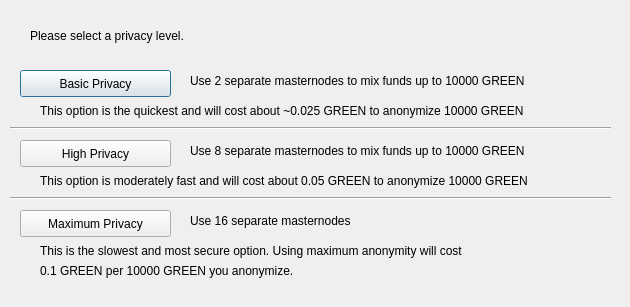
<?xml version="1.0" encoding="UTF-8"?>
<ui version="4.0">
 <class>ObfuscationConfig</class>
 <widget class="QDialog" name="ObfuscationConfig">
  <property name="geometry">
   <rect>
    <x>0</x>
    <y>0</y>
    <width>630</width>
    <height>307</height>
   </rect>
  </property>
  <property name="windowTitle">
   <string>Configure Obfuscation</string>
  </property>
  <widget class="QPushButton" name="buttonBasic">
   <property name="geometry">
    <rect>
     <x>20</x>
     <y>70</y>
     <width>151</width>
     <height>27</height>
    </rect>
   </property>
   <property name="text">
    <string>Basic Privacy</string>
   </property>
  </widget>
  <widget class="QPushButton" name="buttonHigh">
   <property name="geometry">
    <rect>
     <x>20</x>
     <y>140</y>
     <width>151</width>
     <height>27</height>
    </rect>
   </property>
   <property name="text">
    <string>High Privacy</string>
   </property>
  </widget>
  <widget class="QPushButton" name="buttonMax">
   <property name="geometry">
    <rect>
     <x>20</x>
     <y>210</y>
     <width>151</width>
     <height>27</height>
    </rect>
   </property>
   <property name="text">
    <string>Maximum Privacy</string>
   </property>
  </widget>
  <widget class="QLabel" name="label">
   <property name="geometry">
    <rect>
     <x>30</x>
     <y>20</y>
     <width>571</width>
     <height>31</height>
    </rect>
   </property>
   <property name="text">
    <string>Please select a privacy level.</string>
   </property>
  </widget>
  <widget class="QLabel" name="label_2">
   <property name="geometry">
    <rect>
     <x>190</x>
     <y>70</y>
     <width>421</width>
     <height>21</height>
    </rect>
   </property>
   <property name="text">
    <string>Use 2 separate masternodes to mix funds up to 10000 GREEN</string>
   </property>
  </widget>
  <widget class="QLabel" name="label_3">
   <property name="geometry">
    <rect>
     <x>190</x>
     <y>140</y>
     <width>411</width>
     <height>21</height>
    </rect>
   </property>
   <property name="text">
    <string>Use 8 separate masternodes to mix funds up to 10000 GREEN</string>
   </property>
  </widget>
  <widget class="QLabel" name="label_4">
   <property name="geometry">
    <rect>
     <x>190</x>
     <y>210</y>
     <width>421</width>
     <height>21</height>
    </rect>
   </property>
   <property name="text">
    <string>Use 16 separate masternodes</string>
   </property>
  </widget>
  <widget class="QLabel" name="label_6">
   <property name="geometry">
    <rect>
     <x>40</x>
     <y>100</y>
     <width>561</width>
     <height>21</height>
    </rect>
   </property>
   <property name="text">
    <string>This option is the quickest and will cost about ~0.025 GREEN to anonymize 10000 GREEN</string>
   </property>
  </widget>
  <widget class="QLabel" name="label_7">
   <property name="geometry">
    <rect>
     <x>40</x>
     <y>170</y>
     <width>561</width>
     <height>21</height>
    </rect>
   </property>
   <property name="text">
    <string>This option is moderately fast and will cost about 0.05 GREEN to anonymize 10000 GREEN</string>
   </property>
  </widget>
  <widget class="QLabel" name="label_8">
   <property name="geometry">
    <rect>
     <x>40</x>
     <y>240</y>
     <width>561</width>
     <height>21</height>
    </rect>
   </property>
   <property name="text">
    <string>This is the slowest and most secure option. Using maximum anonymity will cost</string>
   </property>
  </widget>
  <widget class="QLabel" name="label_9">
   <property name="geometry">
    <rect>
     <x>40</x>
     <y>260</y>
     <width>561</width>
     <height>21</height>
    </rect>
   </property>
   <property name="text">
    <string>0.1 GREEN per 10000 GREEN you anonymize.</string>
   </property>
  </widget>
  <widget class="Line" name="line">
   <property name="geometry">
    <rect>
     <x>10</x>
     <y>120</y>
     <width>601</width>
     <height>16</height>
    </rect>
   </property>
   <property name="orientation">
    <enum>Qt::Horizontal</enum>
   </property>
  </widget>
  <widget class="Line" name="line_2">
   <property name="geometry">
    <rect>
     <x>10</x>
     <y>190</y>
     <width>601</width>
     <height>16</height>
    </rect>
   </property>
   <property name="orientation">
    <enum>Qt::Horizontal</enum>
   </property>
  </widget>
 </widget>
 <resources/>
 <connections/>
</ui>
